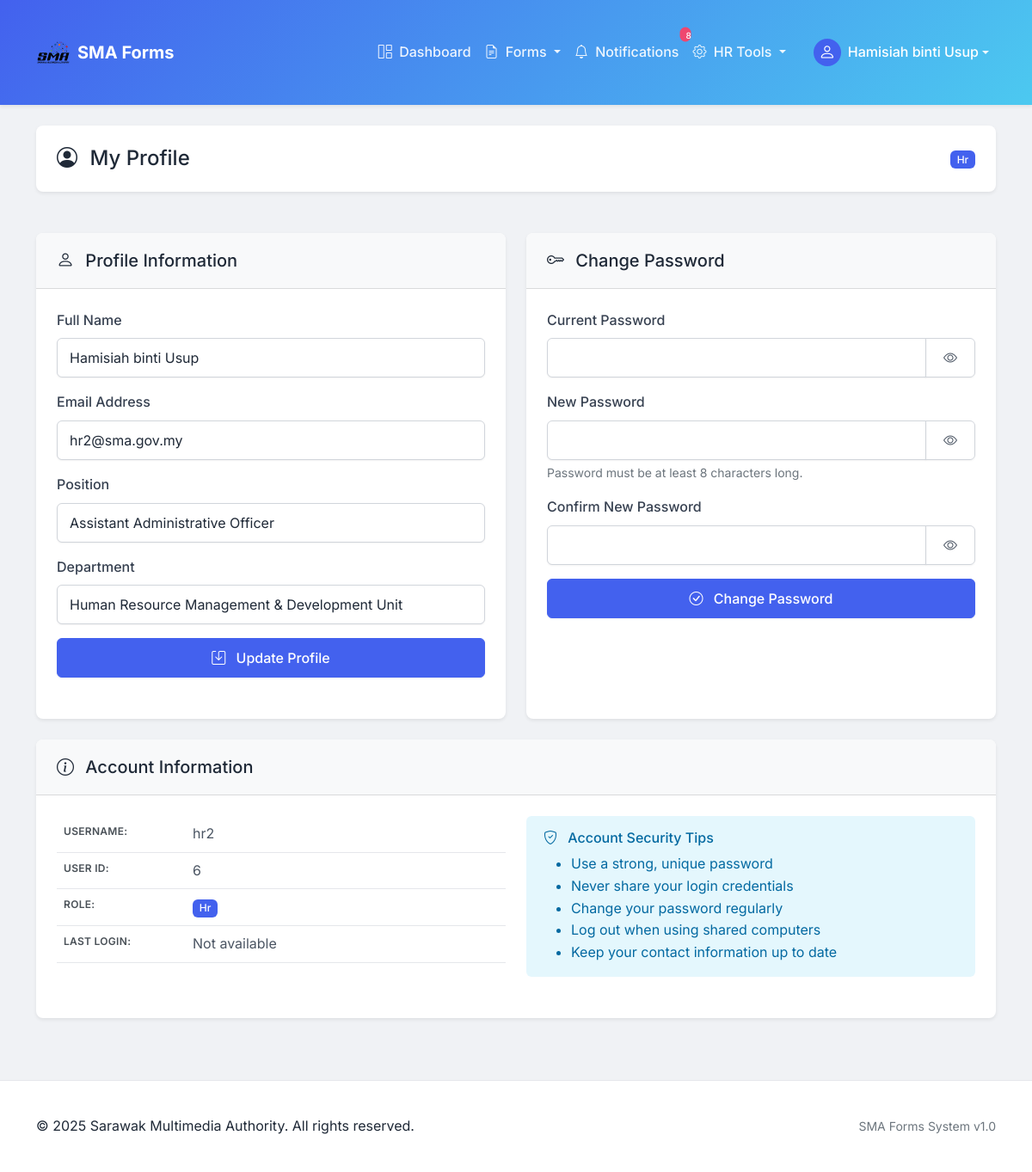
Page /profile.php (signed in) on the committed database.
### tables this page shows
CREATE TABLE `users` (
  `id` int(11) NOT NULL,
  `username` varchar(50) NOT NULL,
  `password` varchar(255) NOT NULL,
  `name` varchar(100) NOT NULL,
  `email` varchar(100) NOT NULL,
  `department` varchar(100) NOT NULL,
  `position` varchar(100) NOT NULL,
  `role` enum('staff','hod','hr','gm','admin') NOT NULL,
  `created_at` timestamp NOT NULL DEFAULT current_timestamp(),
  `updated_at` timestamp NOT NULL DEFAULT current_timestamp() ON UPDATE current_timestamp()
);

### profile.php (the view, shortened to what this page needs)
<?php
$user_id = $_SESSION['user_id'];
$conn = connectDB();
$sql = "SELECT * FROM users WHERE id = ?";
$stmt = $conn->prepare($sql);
$stmt->bind_param('i', $user_id);
$stmt->execute();
$result = $stmt->get_result();
$user = $result->fetch_assoc();
?>
<?php include 'header.php'; ?>
<div class="container py-4">
    <div class="row mb-4">
        <div class="col-12">
            <div class="card shadow-sm">
                <div class="card-body">
                    <div class="d-flex justify-content-between align-items-center">
                        <h4 class="mb-0">
                            <i class="bi bi-person-circle me-2"></i> My Profile
                        </h4>
                        <div>
                            <span class="badge bg-primary"><?php echo ucfirst($_SESSION['user_role']); ?></span>
                        </div>
                    </div>
                </div>
            </div>
        </div>
    </div>
    <div class="row">
        <div class="col-md-6 mb-4">
            <div class="card shadow-sm h-100">
                <div class="card-header bg-light">
                    <h5 class="mb-0">
                        <i class="bi bi-person me-2"></i> Profile Information
                    </h5>
                </div>
                <div class="card-body">
                    <form method="POST" action="" class="needs-validation" novalidate>
                        <div class="mb-3">
                            <label for="name" class="form-label">Full Name</label>
                            <input type="text" class="form-control" id="name" name="name" value="<?php echo htmlspecialchars($user['name']); ?>" required>
                        </div>
                        <div class="mb-3">
                            <label for="email" class="form-label">Email Address</label>
                            <input type="email" class="form-control" id="email" name="email" value="<?php echo htmlspecialchars($user['email']); ?>" required>
                        </div>
                        <div class="mb-3">
                            <label for="position" class="form-label">Position</label>
                            <input type="text" class="form-control" id="position" name="position" value="<?php echo htmlspecialchars($user['position']); ?>">
                        </div>
                        <div class="mb-3">
                            <label for="department" class="form-label">Department</label>
                            <input type="text" class="form-control" id="department" name="department" value="<?php echo htmlspecialchars($user['department']); ?>">
                        </div>
                        <div class="d-grid">
                            <button type="submit" class="btn btn-primary">
                                <i class="bi bi-save me-2"></i> Update Profile
                            </button>
                        </div>
                    </form>
                </div>
            </div>
        </div>
        <div class="col-md-6 mb-4">
            <div class="card shadow-sm h-100">
                <div class="card-header bg-light">
                    <h5 class="mb-0">
                        <i class="bi bi-key me-2"></i> Change Password
                    </h5>
                </div>
                <div class="card-body">
                    <form method="POST" action="" class="needs-validation" novalidate>
                        <div class="mb-3">
                            <label for="current_password" class="form-label">Current Password</label>
                            <div class="input-group">
                                <input type="password" class="form-control" id="current_password" name="current_password" required>
                                <button class="btn btn-outline-secondary toggle-password" type="button" data-target="current_password">
                                    <i class="bi bi-eye"></i>
                                </button>
                            </div>
                        </div>
                        <div class="mb-3">
                            <label for="new_password" class="form-label">New Password</label>
                            <div class="input-group">
                                <input type="password" class="form-control" id="new_password" name="new_password" minlength="8" required>
                                <button class="btn btn-outline-secondary toggle-password" type="button" data-target="new_password">
                                    <i class="bi bi-eye"></i>
                                </button>
                            </div>
                            <div class="form-text">Password must be at least 8 characters long.</div>
                        </div>
                        <div class="mb-3">
                            <label for="confirm_password" class="form-label">Confirm New Password</label>
                            <div class="input-group">
                                <input type="password" class="form-control" id="confirm_password" name="confirm_password" required>
                                <button class="btn btn-outline-secondary toggle-password" type="button" data-target="confirm_password">
                                    <i class="bi bi-eye"></i>
                                </button>
                            </div>
                        </div>
                        <div class="d-grid">
                            <button type="submit" class="btn btn-primary">
                                <i class="bi bi-check-circle me-2"></i> Change Password
                            </button>
                        </div>
                    </form>
                </div>
            </div>
        </div>
    </div>
    <div class="row">
        <div class="col-12 mb-4">
            <div class="card shadow-sm">
                <div class="card-header bg-light">
                    <h5 class="mb-0">
                        <i class="bi bi-info-circle me-2"></i> Account Information
                    </h5>
                </div>
                <div class="card-body">
                    <div class="row">
                        <div class="col-md-6">
                            <table class="table">
                                <tr>
                                    <th width="150">Username:</th>
                                    <td><?php echo htmlspecialchars($user['username']); ?></td>
                                </tr>
                                <tr>
                                    <th>User ID:</th>
                                    <td><?php echo $user['id']; ?></td>
                                </tr>
                                <tr>
                                    <th>Role:</th>
                                    <td><span class="badge bg-primary"><?php echo ucfirst($user['role']); ?></span></td>
                                </tr>
                                <tr>
                                    <th>Last Login:</th>
                                    <td><?php echo isset($user['last_login']) ? date('d M Y, h:i A', strtotime($user['last_login'])) : 'Not available'; ?></td>
                                </tr>
                            </table>
                        </div>
                        <div class="col-md-6">
                            <div class="alert alert-info">
                                <h6><i class="bi bi-shield-check me-2"></i> Account Security Tips</h6>
                                <ul class="mb-0">
                                    <li>Use a strong, unique password</li>
                                    <li>Never share your login credentials</li>
                                    <li>Change your password regularly</li>
                                    <li>Log out when using shared computers</li>
                                    <li>Keep your contact information up to date</li>
                                </ul>
                            </div>
                        </div>
                    </div>
                </div>
            </div>
        </div>
    </div>
</div>
<?php include 'footer.php'; ?>

### assets/css/style.css (style rules this page uses)
:root { --primary-color: #4361ee; --primary-hover: #3a56d4; --secondary-color: #4cc9f0; --success-color: #06d6a0; --warning-color: #ffd166; --danger-color: #ef476f; --light-gray: #f8f9fa; --gray-100: #f3f4f6; --gray-200: #e5e7eb; --gray-300: #d1d5db; --gray-400: #9ca3af; --gray-500: #6b7280; --gray-600: #4b5563; --gray-700: #374151; --gray-800: #1f2937; --gray-900: #111827; --card-shadow: 0 4px 6px -1px rgba(0, 0, 0, 0.1), 0 2px 4px -1px rgba(0, 0, 0, 0.06); --input-shadow: 0 1px 2px 0 rgba(0, 0, 0, 0.05); --border-radius: 0.5rem; --transition-speed: 0.2s; }
body { font-family: 'Inter', -apple-system, BlinkMacSystemFont, 'Segoe UI', Roboto, sans-serif; background-color: #f0f2f5; color: var(--gray-800); line-height: 1.6; }
.container, .container-fluid { padding-top: 1.5rem; padding-bottom: 1.5rem; }
.card { border: none; border-radius: var(--border-radius); box-shadow: var(--card-shadow); transition: transform var(--transition-speed), box-shadow var(--transition-speed); overflow: hidden; margin-bottom: 1.5rem; }
.card-header { background: #fff; border-bottom: 1px solid var(--gray-200); padding: 1.25rem 1.5rem; font-weight: 600; }
.card-body { padding: 1.5rem; }
.form-label { font-weight: 500; color: var(--gray-700); margin-bottom: 0.5rem; }
.form-control { border: 1px solid var(--gray-300); border-radius: 0.375rem; padding: 0.625rem 0.875rem; transition: border-color var(--transition-speed), box-shadow var(--transition-speed); color: var(--gray-800); box-shadow: var(--input-shadow); }
.btn { font-weight: 500; padding: 0.625rem 1.25rem; border-radius: 0.375rem; transition: all var(--transition-speed); box-shadow: var(--input-shadow); }
.btn-primary { background-color: var(--primary-color); border-color: var(--primary-color); }
.btn-outline-secondary { color: var(--gray-600); border-color: var(--gray-300); }
.alert { border: none; border-radius: 0.375rem; padding: 1rem 1.25rem; margin-bottom: 1.5rem; }
.alert-info { background-color: rgba(76, 201, 240, 0.15); color: #0369a1; }
.badge { font-weight: 500; padding: 0.35em 0.65em; border-radius: 0.375rem; }
.bg-primary { background-color: var(--primary-color) !important; }
.table { --bs-table-hover-bg: var(--gray-100); --bs-table-hover-color: var(--gray-900); border-color: var(--gray-200); }
.table th { font-weight: 600; color: var(--gray-700); border-bottom-width: 1px; text-transform: uppercase; font-size: 0.75rem; letter-spacing: 0.025em; }
.table td { color: var(--gray-600); vertical-align: middle; }

### profile.php (style rules this page uses)
.toggle-password { cursor: pointer; }
.badge { font-weight: 500; padding: 0.35em 0.65em; }
.table th { font-weight: 600; color: #495057; }
.card { border: none; border-radius: 0.5rem; transition: transform 0.2s, box-shadow 0.2s; }
.card-header { border-bottom: 1px solid rgba(0, 0, 0, 0.125); background-color: #f8f9fa; font-weight: 600; }

### rows in the picture
users: name "Hamisiah binti Usup", email "hr2@sma.gov.my", position "Assistant Administrative Officer", department "Human Resource Management & Development Unit", username "hr2", id "6", role "Hr"

### other values in the picture
$notification_count "8"
$_SESSION['user_name'] "Hamisiah binti Usup"
$_SESSION['user_role'] "Hr"
